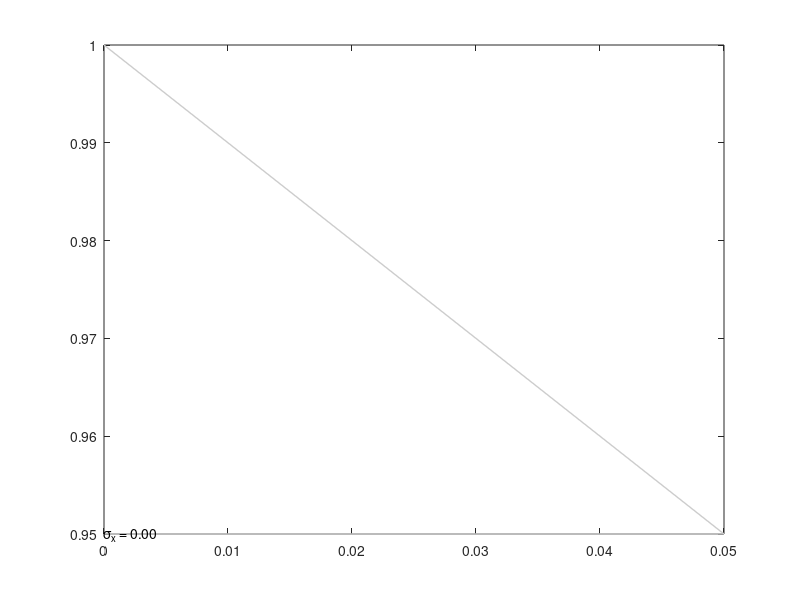

MATLAB code for this plot: (Note: this script raises an error after producing the figure.)
clc;clear all;
% 定义材料参数
E = 200e9; % 弹性模量（Pa）
nu = 0.3; % 泊松比

% 定义加载条件
q = 10e6; % 均匀拉力（N/m）

% 定义薄板尺寸
Lx = 1; % 薄板长度（m）
Ly = 1; % 薄板宽度（m）

% 计算单元尺寸和总单元数量
dx = Lx / 20; % 单元长度（m）
dy = Ly / 20; % 单元宽度（m）
Nx = Lx / dx; % 横向单元数量
Ny = Ly / dy; % 纵向单元数量
N = Nx * Ny; % 总单元数量

% 计算节点坐标
x = zeros(Nx+1, Ny+1);
y = zeros(Nx+1, Ny+1);
for i = 1:Nx+1
  for j = 1:Ny+1
    x(i,j) = (i-1) * dx;
    y(i,j) = (j-1) * dy;
  end
end

% 建立单元和节点的关联关系
IEN = zeros(N, 3);
for i = 1:Nx
  for j = 1:Ny
    n = (j-1)*Nx + i;
    IEN(n, :) = [n, n+1, n+Nx+1];
  end
end

% 初始化总刚度矩阵和载荷向量
K = zeros((Nx+1)*(Ny+1), (Nx+1)*(Ny+1));
F = zeros((Nx+1)*(Ny+1), 1);

% 循环遍历每个单元，计算单元的面积和刚度矩阵，并将其组装到总刚度矩阵中
for e = 1:N
  nodes = IEN(e, :);
  x1 = x(nodes(1));
  x2 = x(nodes(2));
  x3 = x(nodes(3));
  y1 = y(nodes(1));
  y2 = y(nodes(2));
  y3 = y(nodes(3));

  % 计算单元面积
  A = (x1*(y2-y3) + x2*(y3-y1) + x3*(y1-y2)) / 2;

  % 计算单元刚度矩阵
  Ke = (E/(1-nu^2)) * (1/(4*A)) * [...
    (y2-y3)^2+(x2-x3)^2, (x2-x3)*(y2-y3), (y2-y3)*(x2-x1);...
    (x2-x3)*(y2-y3), (x2-x3)^2+(y2-y3)^2, (x2-x3)*(y3-y1);...
    (y2-y3)*(x2-x1), (x2-x3)*(y3-y1), (y3-y1)^2+(x2-x1)^2];

  % 将单元刚度矩阵组装到总刚度矩阵中
  K(nodes, nodes) = K(nodes, nodes) + Ke;
end

% 处理边界条件
fixed_nodes = [1, Nx+1, (Nx+1)*(Ny+1)-1, (Nx+1)*(Ny+1)];
K(fixed_nodes, :) = 0;
K(:, fixed_nodes) = 0;
F(fixed_nodes) = 0;

% 求解位移矩阵
U = K \ F;

% 计算每个单元的应力
sigma = zeros(N, 3);
for e = 1:N
  nodes = IEN(e, :);
  x1 = x(nodes(1));
  x2 = x(nodes(2));
  x3 = x(nodes(3));
  y1 = y(nodes(1));
  y2 = y(nodes(2));
  y3 = y(nodes(3));

  % 计算单元位移
  u1 = U(nodes(1));
  u2 = U(nodes(2));
  u3 = U(nodes(3));

  % 计算单元应力
  B = (1 / (2 * A)) * [...
    (y2-y3), 0, (y3-y1);...
    0, (x3-x2), 0;...
    (y3-y1), 0, (y1-y2)];
  sigma(e, :) = (E / (1 - nu^2)) * B * U(nodes);
end

% 绘制应力
figure;
for e = 1:N
  nodes = IEN(e, :);
  nodes = nodes(:);

  % 计算单元位移
  u1 = U(nodes(1));
  u2 = U(nodes(2));
  u3 = U(nodes(3));

  % 计算单元应力
  sigma = (E / (1 - nu^2)) * B * U(nodes);

  % 绘制应力
  plot([x1, x2, x3], [y1, y2, y3], 'Color', [0.8, 0.8, 0.8], 'LineWidth', 1);
  text(x1, y1, sprintf('σ_x = %.2f', sigma(e, 1)), 'HorizontalAlignment', 'left');
  text(x2, y2, sprintf('σ_y = %.2f', sigma(e, 2)), 'VerticalAlignment', 'bottom');
  text(x3, y3, sprintf('σ_z = %.2f', sigma(e, 3)), 'HorizontalAlignment', 'right');
end
